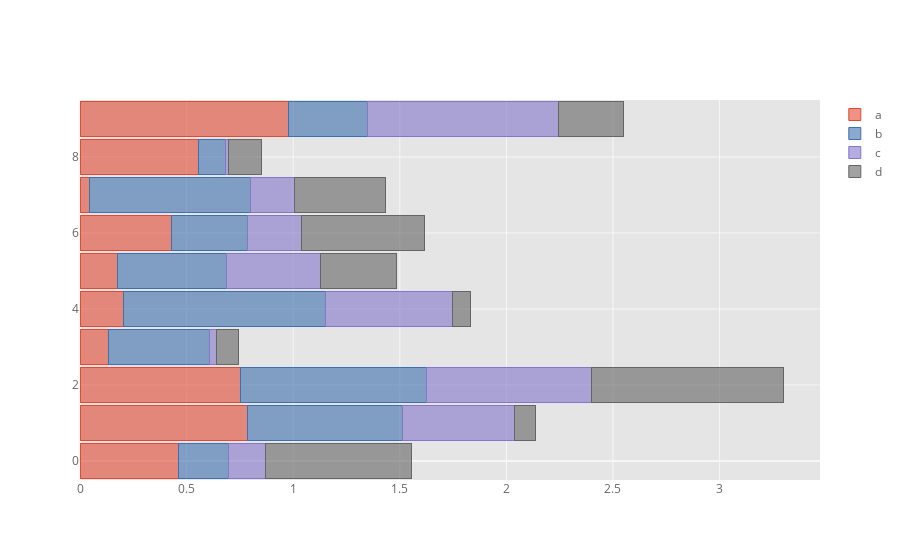

Notebook code for this chart:
### Markdown cell above
To get horizontal bar plots, pass `kind='barh'`

### Code cell
df.iplot(kind='barh',barmode='stack',bargap=.1)

### Figure 1 — Plotly figure (JSON) as saved in the notebook; plotly's stock layout.template omitted (floating-point values rounded to 4 significant figures)
{"data": [{"marker": {"color": "rgba(226, 74, 51, 0.6)", "line": {"color": "rgba(226, 74, 51, 1.0)", "width": 1}}, "name": "a", "orientation": "h", "text": "", "type": "bar", "x": [0.4609, 0.7868, 0.7523, 0.1319, 0.2043, 0.1751, 0.4283, 0.04457, 0.5572, 0.9777], "y": [0, 1, 2, 3, 4, 5, 6, 7, 8, 9]}, {"marker": {"color": "rgba(62, 111, 176, 0.6)", "line": {"color": "rgba(62, 111, 176, 1.0)", "width": 1}}, "name": "b", "orientation": "h", "text": "", "type": "bar", "x": [0.2376, 0.7247, 0.8746, 0.4765, 0.9489, 0.5142, 0.3581, 0.7551, 0.1258, 0.3729], "y": [0, 1, 2, 3, 4, 5, 6, 7, 8, 9]}, {"marker": {"color": "rgba(132, 118, 202, 0.6)", "line": {"color": "rgba(132, 118, 202, 1.0)", "width": 1}}, "name": "c", "orientation": "h", "text": "", "type": "bar", "x": [0.1719, 0.5256, 0.7739, 0.03008, 0.592, 0.4395, 0.254, 0.2075, 0.01496, 0.8925], "y": [0, 1, 2, 3, 4, 5, 6, 7, 8, 9]}, {"marker": {"color": "rgba(101, 101, 101, 0.6)", "line": {"color": "rgba(101, 101, 101, 1.0)", "width": 1}}, "name": "d", "orientation": "h", "text": "", "type": "bar", "x": [0.6825, 0.1016, 0.8967, 0.1068, 0.08719, 0.3537, 0.5766, 0.4276, 0.1532, 0.304], "y": [0, 1, 2, 3, 4, 5, 6, 7, 8, 9]}], "layout": {"bargap": 0.1, "barmode": "stack", "legend": {"bgcolor": "#FFFFFF", "font": {"color": "#666666"}, "traceorder": "normal"}, "paper_bgcolor": "#FFFFFF", "plot_bgcolor": "#E5E5E5", "title": {"font": {"color": "#151516"}, "x": 0.5}, "xaxis": {"gridcolor": "#F6F6F6", "showgrid": true, "tickfont": {"color": "#666666"}, "title": {"font": {"color": "#666666"}, "text": ""}, "zerolinecolor": "#F6F6F6"}, "yaxis": {"gridcolor": "#F6F6F6", "showgrid": true, "tickfont": {"color": "#666666"}, "title": {"font": {"color": "#666666"}, "text": ""}, "zerolinecolor": "#F6F6F6"}}}
